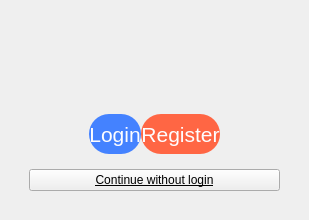
      <widget class="QWidget" name="LoginRegisterPage">
       <layout class="QVBoxLayout" name="verticalLayout_6">
        <item>
         <widget class="QFrame" name="frame">
          <property name="styleSheet">
           <string notr="true">color: rgb(0, 0, 0);</string>
          </property>
          <property name="frameShape">
           <enum>QFrame::NoFrame</enum>
          </property>
          <property name="frameShadow">
           <enum>QFrame::Raised</enum>
          </property>
          <layout class="QVBoxLayout" name="verticalLayout_2" stretch="2,4,3">
           <item alignment="Qt::AlignHCenter">
            <widget class="QFrame" name="frame_2">
             <property name="frameShape">
              <enum>QFrame::NoFrame</enum>
             </property>
             <property name="frameShadow">
              <enum>QFrame::Raised</enum>
             </property>
             <layout class="QVBoxLayout" name="verticalLayout_3">
              <item>
               <widget class="QLabel" name="LogoLabel_1">
                <property name="maximumSize">
                 <size>
                  <width>140</width>
                  <height>35</height>
                 </size>
                </property>
                <property name="text">
                 <string/>
                </property>
                <property name="pixmap">
                 <pixmap>../Resources/Icons/XPACE_LOGO.png</pixmap>
                </property>
                <property name="scaledContents">
                 <bool>true</bool>
                </property>
               </widget>
              </item>
             </layout>
            </widget>
           </item>
           <item alignment="Qt::AlignHCenter">
            <widget class="QFrame" name="frame_3">
             <property name="frameShape">
              <enum>QFrame::NoFrame</enum>
             </property>
             <property name="frameShadow">
              <enum>QFrame::Raised</enum>
             </property>
             <layout class="QVBoxLayout" name="verticalLayout_4">
              <item>
               <widget class="QLabel" name="label_2">
                <property name="maximumSize">
                 <size>
                  <width>300</width>
                  <height>300</height>
                 </size>
                </property>
                <property name="text">
                 <string/>
                </property>
                <property name="pixmap">
                 <pixmap>../Resources/Icons/Computer-2.png</pixmap>
                </property>
                <property name="scaledContents">
                 <bool>true</bool>
                </property>
               </widget>
              </item>
             </layout>
            </widget>
           </item>
           <item>
            <widget class="QFrame" name="frame_4">
             <property name="frameShape">
              <enum>QFrame::NoFrame</enum>
             </property>
             <property name="frameShadow">
              <enum>QFrame::Raised</enum>
             </property>
             <layout class="QVBoxLayout" name="verticalLayout_5">
              <item>
               <widget class="QFrame" name="frame_5">
                <property name="frameShape">
                 <enum>QFrame::NoFrame</enum>
                </property>
                <property name="frameShadow">
                 <enum>QFrame::Raised</enum>
                </property>
                <layout class="QHBoxLayout" name="horizontalLayout">
                 <property name="spacing">
                  <number>0</number>
                 </property>
                 <property name="leftMargin">
                  <number>60</number>
                 </property>
                 <property name="rightMargin">
                  <number>60</number>
                 </property>
                 <item>
                  <widget class="QPushButton" name="LoginPage_pushButton">
                   <property name="minimumSize">
                    <size>
                     <width>0</width>
                     <height>40</height>
                    </size>
                   </property>
                   <property name="maximumSize">
                    <size>
                     <width>150</width>
                     <height>45</height>
                    </size>
                   </property>
                   <property name="font">
                    <font>
                     <family>Helvetica</family>
                     <pointsize>16</pointsize>
                    </font>
                   </property>
                   <property name="styleSheet">
                    <string notr="true">QPushButton {
	color: rgb(254, 253, 255);
	background-color: #4482FF;
	border-radius: 20px;
}

QPushButton:hover {
	background-color: rgb(76, 175, 255);
}

QPushButton:pressed {
	background-color: rgb(50, 138, 224);
}</string>
                   </property>
                   <property name="text">
                    <string>Login</string>
                   </property>
                  </widget>
                 </item>
                 <item>
                  <widget class="QPushButton" name="RegisterPage_pushButton">
                   <property name="minimumSize">
                    <size>
                     <width>0</width>
                     <height>40</height>
                    </size>
                   </property>
                   <property name="maximumSize">
                    <size>
                     <width>150</width>
                     <height>45</height>
                    </size>
                   </property>
                   <property name="font">
                    <font>
                     <family>Helvetica</family>
                     <pointsize>16</pointsize>
                    </font>
                   </property>
                   <property name="styleSheet">
                    <string notr="true">QPushButton {
	color: rgb(254, 253, 255);
	background-color: #FF6644;
	border-radius: 20px;
}

QPushButton:hover {
	background-color: rgb(255, 128, 88);
}

QPushButton:pressed {
	background-color: rgb(225, 91, 61);
}</string>
                   </property>
                   <property name="text">
                    <string>Register</string>
                   </property>
                  </widget>
                 </item>
                </layout>
               </widget>
              </item>
              <item>
               <widget class="QPushButton" name="notLoginPage_pushButton">
                <property name="font">
                 <font>
                  <family>Helvetica</family>
                  <underline>true</underline>
                 </font>
                </property>
                <property name="styleSheet">
                 <string notr="true">QPushButton {
	border:0xp;
}

QPushButton:hover {
	color: rgb(76, 175, 255);
}

QPushButton:pressed {
	color: rgb(50, 138, 224);
}</string>
                </property>
                <property name="text">
                 <string>Continue without login</string>
                </property>
               </widget>
              </item>
             </layout>
            </widget>
           </item>
          </layout>
         </widget>
        </item>
       </layout>
      </widget>
